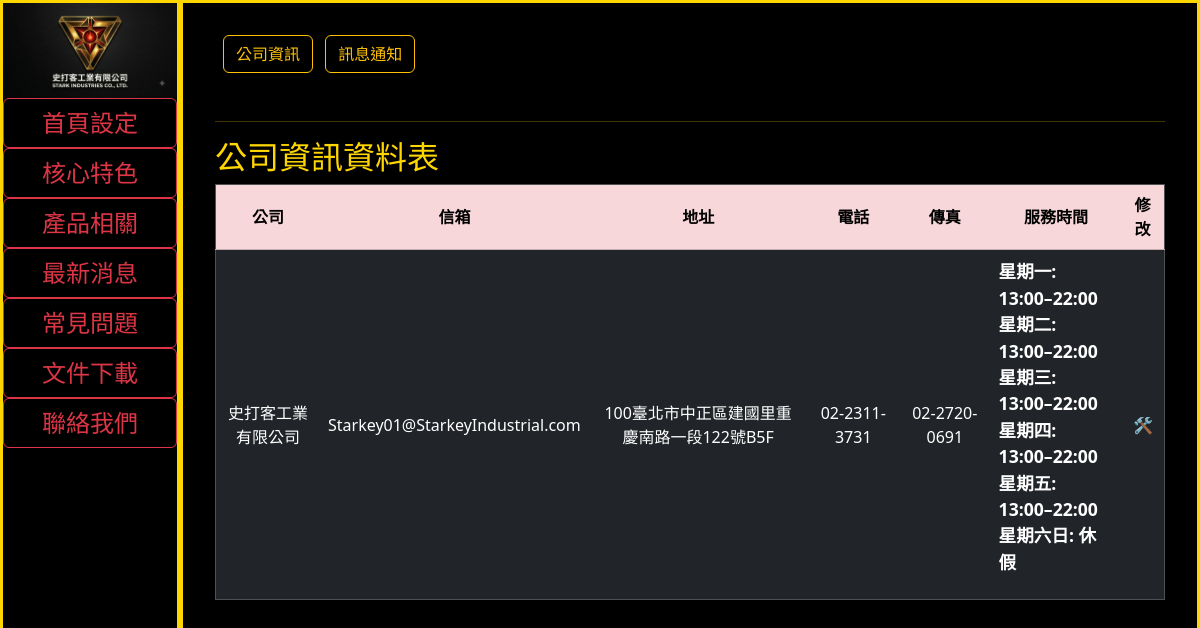
Page /backend/contactUs/company/ on the committed database.
### internal/models.py (models this page shows)
class Company(models.Model):
    name = models.CharField(max_length=30, primary_key=True)
    email = models.CharField(max_length=100, null=False)
    address = models.CharField(max_length=100, null=False)
    phone = models.CharField(max_length=20, null=False)
    fax = models.CharField(max_length=20)
    servicetime = models.TextField()

### backend/views.py (the view, shortened to what this page needs)
# urls.py: path("backend/contactUs/company/", backend.Company),
def Company(request, actionType :str=None):
    query = models.Company.objects.all().first()
    data = query
    mainType = pageMainType[6]
    subType = pageSubType[mainType][0]
    menu = typeData
    subMenu = subTypeData.get(mainType)
    currentTypeName = pageTypeName[subType]
    return render(request, "backend_company.htm", locals())

### templates_admin/backend_company.htm (shortened to what this page needs)
{% extends "backend_template.htm" %}
{% load static %}
{% block content%}
<div id="iframeBody">
	<div class="backendSubMenu">
		{% for type in subMenu %}
		<button class="btn btn-outline-warning" onclick="changePage('{{mainType}}', '{{type.type}}');">{{type.typeName}}</button>
		{% endfor%}
	</div>
	<hr>
	 {% if data %}
	<div>
		<h2>{{ currentTypeName }}資料表</h2>
		<table class="table table-dark" id="rawTable" border="1">
			<tr class="table-danger">
				<th>公司</th>
				<th>信箱</th>
				<th>地址</th>
				<th>電話</th>
				<th>傳真</th>
				<th>服務時間</th>
				<th>修改</th>
			</tr>
			<tr>
    			<td>{{data.name}}</td>
    			<td>{{data.email}}</td>
				<td>{{data.address}}</td>
				<td>{{data.phone}}</td>
				<td>{{data.fax}}</td>
				<td><pre>{{data.servicetime}}</pre></td>
				<td><span onclick="putData('{{mainType}}','{{subType}}');">🛠️</span></td>
			</tr>
		</table>
	</div>
 {% endif %}
</div>
{% endblock %}

### static/css/backend.css (style rules this page uses)
body { background-color: black; color: gold; width: 100%; font-size: 1rem; }
table { text-align: center; }
tr { vertical-align: middle; }
pre { font-family: inherit; font-size: 1.1rem; font-weight: bold; white-space: pre-wrap; text-align: left; }
#iframeBody { padding: 0 2em; }
.backendSubMenu { width: 100%; padding-top: 2em; padding-bottom: 2em; }
.backendSubMenu button { margin-left: .5em; }

### rows in the picture
Company: name "史打客工業有限公司", email "Starkey01@StarkeyIndustrial.com", address "100臺北市中正區建國里重慶南路一段122號B5F", phone "02-2311-3731", fax "02-2720-0691", servicetime "星期一: 13:00–22:00 星期二: 13:00–22:00 星期三: 13:00–22:00 星期四: 13:00–22:00 星期五: 13:00–22:00 星期六日: 休假"

### other values in the picture
{{ typeName }} "首頁設定" "核心特色" "產品相關" "最新消息" "常見問題" "文件下載" "聯絡我們"
{{ type.typeName }} "公司資訊" "訊息通知"
{{ currentTypeName }} "公司資訊"
